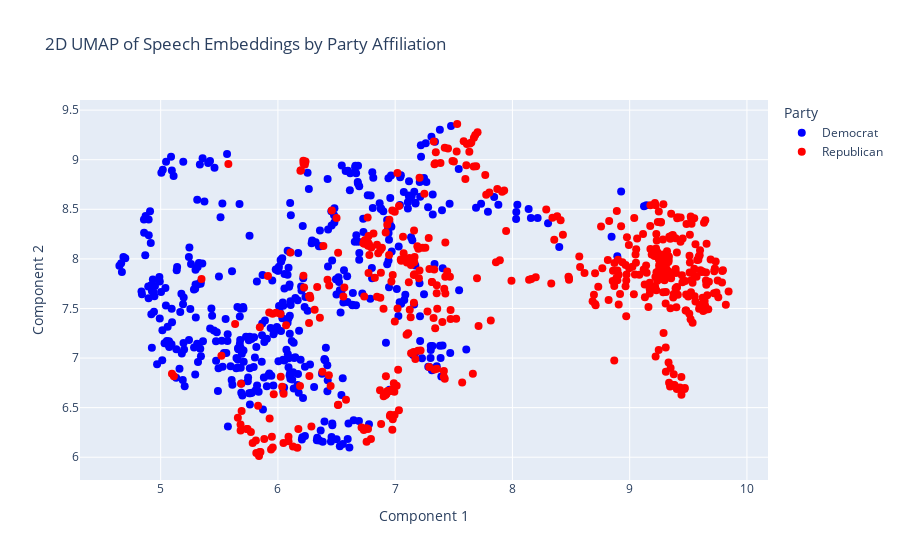

Notebook code for this chart:
### Code cell
visualize_umap(3, 2, df)

### Figure 1 — Plotly figure (JSON) as saved in the notebook; plotly's stock layout.template omitted (floating-point values rounded to 4 significant figures; data arrays with more than 128 entries replaced by an {"elided": "..."} marker saying what was removed)
{"data": [{"customdata": {"elided": "451x3 str values"}, "hovertemplate": "Party=Democrat<br>Component 1=%{x}<br>Component 2=%{y}<br>Speaker=%{customdata[0]}<br>Date=%{customdata[1]}<br>Organization=%{customdata[2]}<extra></extra>", "legendgroup": "Democrat", "marker": {"color": "blue", "size": 8, "symbol": "circle"}, "mode": "markers", "name": "Democrat", "orientation": "v", "showlegend": true, "type": "scatter", "x": {"elided": "451 float values"}, "xaxis": "x", "y": {"elided": "451 float values"}, "yaxis": "y"}, {"customdata": {"elided": "469x3 str values"}, "hovertemplate": "Party=Republican<br>Component 1=%{x}<br>Component 2=%{y}<br>Speaker=%{customdata[0]}<br>Date=%{customdata[1]}<br>Organization=%{customdata[2]}<extra></extra>", "legendgroup": "Republican", "marker": {"color": "red", "size": 8, "symbol": "circle"}, "mode": "markers", "name": "Republican", "orientation": "v", "showlegend": true, "type": "scatter", "x": {"elided": "469 float values"}, "xaxis": "x", "y": {"elided": "469 float values"}, "yaxis": "y"}], "layout": {"legend": {"title": {"text": "Party"}, "tracegroupgap": 0}, "title": {"text": "2D UMAP of Speech Embeddings by Party Affiliation"}, "xaxis": {"anchor": "y", "domain": [0, 1], "title": {"text": "Component 1"}}, "yaxis": {"anchor": "x", "domain": [0, 1], "title": {"text": "Component 2"}}}}
